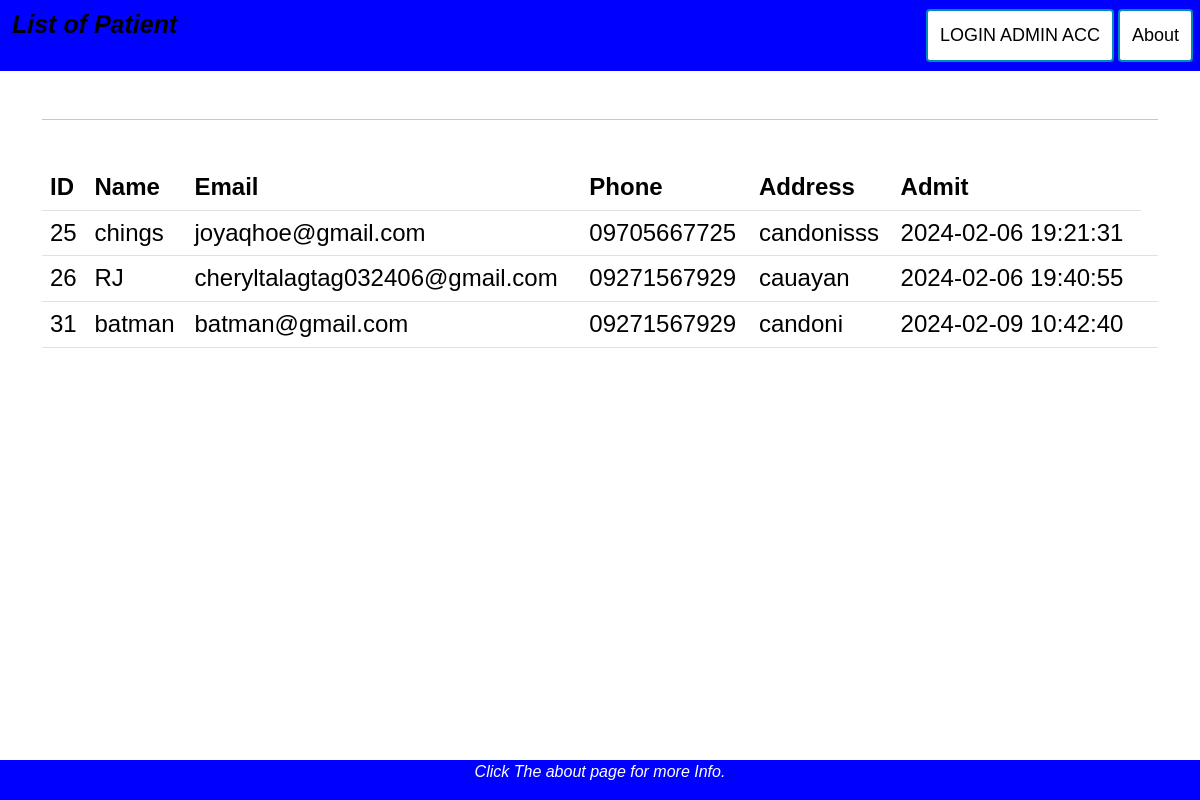
The page / on the database its author committed.
### tables this page shows
CREATE TABLE `patients` (
  `id` int(11) NOT NULL,
  `name` varchar(100) NOT NULL,
  `email` varchar(200) NOT NULL,
  `phone` varchar(20) DEFAULT NULL,
  `address` varchar(200) DEFAULT NULL,
  `created_at` datetime NOT NULL DEFAULT current_timestamp()
);

### index.php (the view, shortened to what this page needs)
<?php include 'config.php'; ?>
<!DOCTYPE html>
<html lang="en">
<head>
    <link rel="stylesheet" href="https://cdn.jsdelivr.net/npm/bootstrap@5.3.2/dist/css/bootstrap.min.css">
</head>
<body>
<div class="header">
  <a  class="logo"><b><i>List of Patient</i></b></a>
  <div class="header-right">
  <a button class="button button1"href="login.php" role="button">LOGIN ADMIN ACC</a>
    <a button class="button button1" href="about.php">About</button></a>
  </div>
</div>
    <div class="container my-5">
    <hr>
<h4>
    <br>
    <table class="table">
         <thead>
           <tr>
            <th>ID</th>
            <th>Name</th>
            <th>Email</th>
            <th>Phone</th>
            <th>Address</th>
            <th>Admit</th>
           </tr>
         </thead>
         <tbody>
            <?php
            $connection = new mysqli ($servername, $username, $password,$database);
            $sql = "SELECT * FROM patients";
            $result = $connection->query($sql);
            while($row = $result-> fetch_assoc()) {
                echo " <tr>
                <td>$row[id]</td>
                <td>$row[name]</td>
                <td>$row[email]</td>
                <td>$row[phone]</td>
                <td>$row[address]</td>
                <td>$row[created_at]</td>
                <td>
                </td>
             </tr>
             ";
            }
            ?>
           </h4>
    </div>
</body>
<div class="footer">
  <p><i>Click The about page for more Info.</i></p>
</div>
</html>

### index.php (style rules this page uses)
* { box-sizing: border-box; }
body { margin: 0; font-family: Arial, Helvetica, sans-serif; }
.header { overflow: hidden; background-color: blue; width:100%; color: white; }
.header a { float: left; color: black; text-align: center; padding: 12px; text-decoration: none; font-size: 18px; line-height: 25px; border-radius: 4px; }
.header a.logo { font-size: 25px; font-weight: bold; }
.header-right { float: right; padding: 5px; margin: 5; }
.button { background-color: #04AA6D; border: none; color: black; padding: 16px 32px; text-align: center; text-decoration: none; display: inline-block; font-size: 16px; margin: 4px 2px; transition-duration: 0.4s; cursor: pointer; }
.button { background-color: white; color: black; border: 2px solid #008CBA; }
.footer { position: fixed; left: 0; bottom: 0; width: 100%; background-color: blue; color: white; text-align: center; }

### rows shown on the page
patients: id "25", name "chings", email "joyaqhoe@gmail.com", phone "09705667725", address "candonisss", created_at "2024-02-06 19:21:31"
patients: id "26", name "RJ", email "cheryltalagtag032406@gmail.com", phone "09271567929", address "cauayan", created_at "2024-02-06 19:40:55"
patients: id "31", name "batman", email "batman@gmail.com", phone "09271567929", address "candoni", created_at "2024-02-09 10:42:40"
